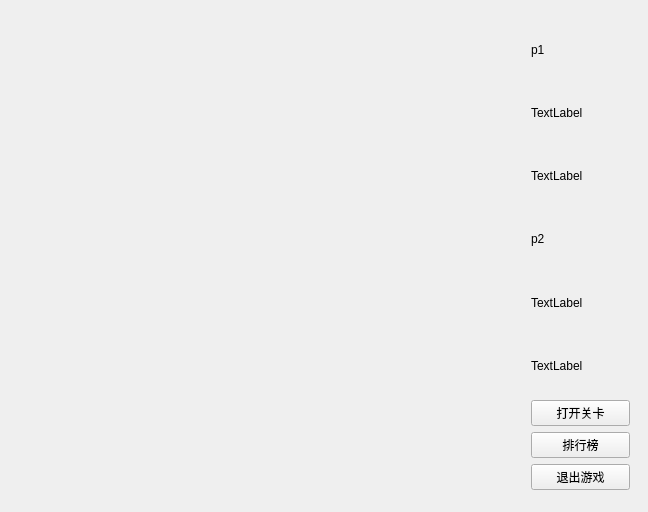
<?xml version="1.0" encoding="UTF-8"?>
<ui version="4.0">
 <class>game_widget</class>
 <widget class="QWidget" name="game_widget">
  <property name="geometry">
   <rect>
    <x>0</x>
    <y>0</y>
    <width>648</width>
    <height>512</height>
   </rect>
  </property>
  <property name="minimumSize">
   <size>
    <width>648</width>
    <height>512</height>
   </size>
  </property>
  <property name="windowTitle">
   <string>game_widget</string>
  </property>
  <widget class="QWidget" name="verticalLayoutWidget">
   <property name="geometry">
    <rect>
     <x>520</x>
     <y>10</y>
     <width>121</width>
     <height>491</height>
    </rect>
   </property>
   <layout class="QVBoxLayout" name="verticalLayout">
    <item>
     <widget class="QLabel" name="P1_name">
      <property name="text">
       <string>p1</string>
      </property>
     </widget>
    </item>
    <item>
     <widget class="QLabel" name="P1_score">
      <property name="text">
       <string>TextLabel</string>
      </property>
     </widget>
    </item>
    <item>
     <widget class="QLabel" name="P1_lives">
      <property name="text">
       <string>TextLabel</string>
      </property>
     </widget>
    </item>
    <item>
     <widget class="QLabel" name="P2_name">
      <property name="text">
       <string>p2</string>
      </property>
     </widget>
    </item>
    <item>
     <widget class="QLabel" name="P2_score">
      <property name="text">
       <string>TextLabel</string>
      </property>
     </widget>
    </item>
    <item>
     <widget class="QLabel" name="P2_lives">
      <property name="text">
       <string>TextLabel</string>
      </property>
     </widget>
    </item>
    <item>
     <widget class="QPushButton" name="LevelButton">
      <property name="text">
       <string>打开关卡</string>
      </property>
     </widget>
    </item>
    <item>
     <widget class="QPushButton" name="RankButton">
      <property name="text">
       <string>排行榜</string>
      </property>
     </widget>
    </item>
    <item>
     <widget class="QPushButton" name="ExitButton">
      <property name="text">
       <string>退出游戏</string>
      </property>
     </widget>
    </item>
   </layout>
  </widget>
 </widget>
 <layoutdefault spacing="6" margin="11"/>
 <resources/>
 <connections/>
</ui>
